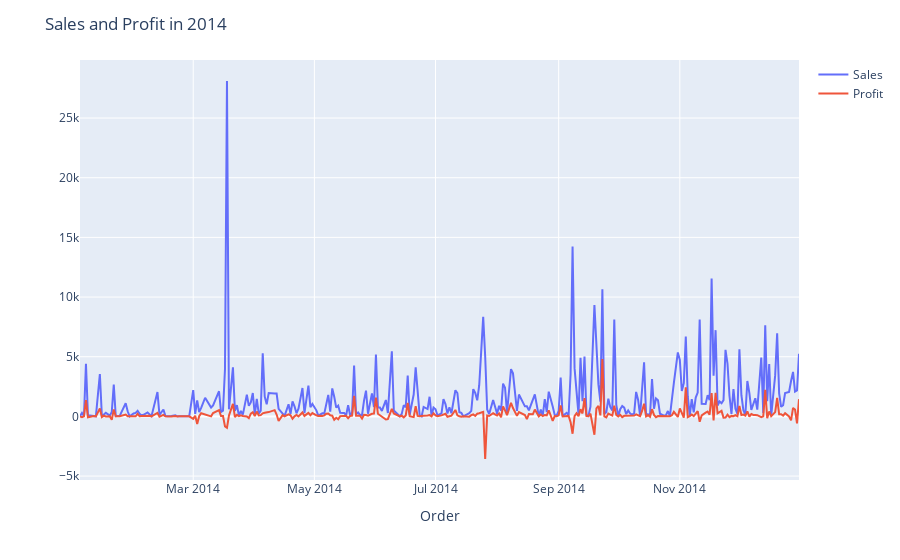

Source (notebook cell):
### Code cell


### Figure 1 — Plotly figure (JSON) as saved in the notebook; plotly's stock layout.template omitted (floating-point values rounded to 4 significant figures; data arrays with more than 128 entries replaced by an {"elided": "..."} marker saying what was removed)
{"data": [{"mode": "lines", "name": "Sales", "type": "scatter", "x": {"elided": "305 str values"}, "y": {"elided": "305 float values"}}, {"mode": "lines", "name": "Profit", "type": "scatter", "x": {"elided": "305 str values"}, "y": {"elided": "305 float values"}}], "layout": {"legend": {"tracegroupgap": 0}, "margin": {"t": 60}, "title": {"text": "Sales and Profit in 2014"}, "xaxis": {"anchor": "y", "domain": [0, 1], "ticklen": 5, "title": {"text": "Order "}, "zeroline": false}, "yaxis": {"anchor": "x", "domain": [0, 1]}}}
